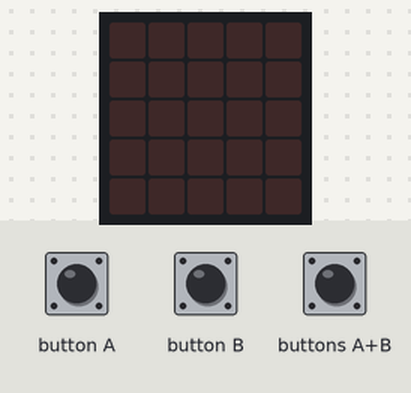
A program run on a simulated BBC micro:bit (MakeCode). On the bench: the board's 5×5 LED display. The inputs (shaded band) are chosen by the test bench.

Above: at 1.2 s.
1.3 s: button A pressed for 0.15 s
At 1.65 s:
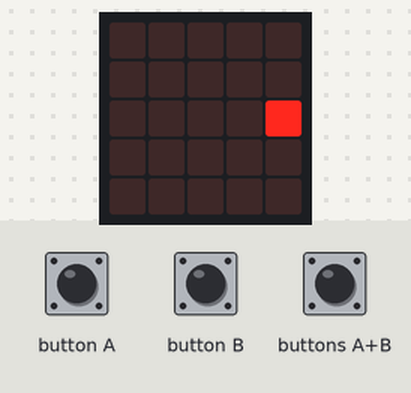
4.3 s: button B pressed for 0.15 s
At 5.65 s:
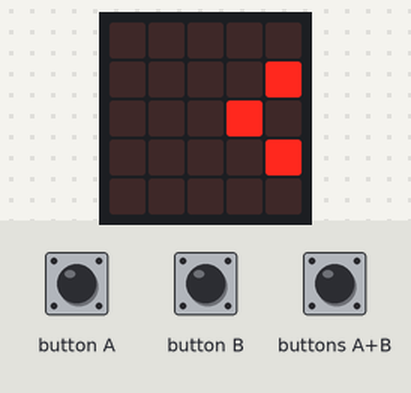
7.4 s: buttons A+B pressed for 0.15 s
At 10.05 s:
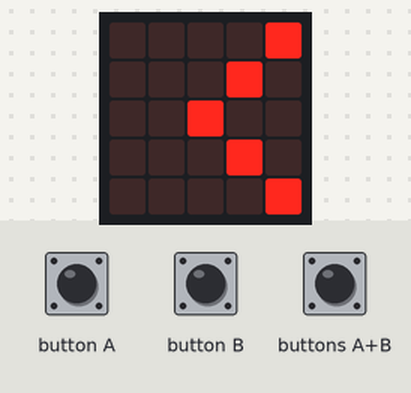
Timing chart, 0 to 11.6 s (numbered marks = the images above; inputs shaded):
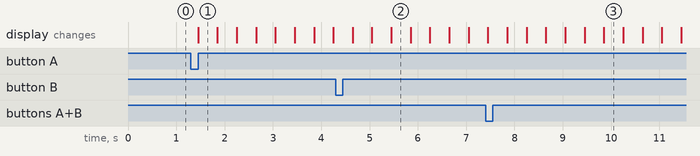

The program:

main.ts
```typescript
input.onButtonPressed(Button.A, function () {
    basic.showLeds(`
        . . . . .
        . . . . .
        . . . . #
        . . . . .
        . . . . .
        `)
    basic.showLeds(`
        . . . . .
        . . . . #
        . . . # .
        . . . . #
        . . . . .
        `)
    basic.showLeds(`
        . . . . #
        . . . # .
        . . # . .
        . . . # .
        . . . . #
        `)
    basic.showLeds(`
        . . . # #
        . . # # .
        . # # . .
        . . # # .
        . . . # #
        `)
    basic.showLeds(`
        . . # # .
        . # # . .
        # # . . .
        . # # . .
        . . # # .
        `)
    basic.showLeds(`
        . # # . .
        # # . . .
        # . . . .
        # # . . .
        . # # . .
        `)
    basic.showLeds(`
        # # . . .
        # . . . .
        . . . . .
        # . . . .
        # # . . .
        `)
    basic.showLeds(`
        # . . . .
        . . . . .
        . . . . .
        . . . . .
        # . . . .
        `)
    basic.showLeds(`
        . . . . .
        . . . . .
        . . . . .
        . . . . .
        . . . . .
        `)
})
input.onButtonPressed(Button.AB, function () {
    basic.showLeds(`
        . . . . .
        . . . . .
        . . . . #
        . . . . .
        . . . . .
        `)
    basic.showLeds(`
        . . . . .
        . . . . #
        . . . # .
        . . . . #
        . . . . .
        `)
    basic.showLeds(`
        . . . . #
        . . . # .
        . . # . .
        . . . # .
        . . . . #
        `)
    basic.showLeds(`
        . . . # .
        . . # . .
        . # . . #
        . . # . .
        . . . # .
        `)
    basic.showLeds(`
        . . # . #
        . # . # .
        # . # . .
        . # . # .
        . . # . #
        `)
    basic.showLeds(`
        . # . # .
        # . # . .
        . # . . .
        # . # . .
        . # . # .
        `)
    basic.showLeds(`
        # . # . .
        . # . . .
        # . . . .
        . # . . .
        # . # . .
        `)
    basic.showLeds(`
        . # . . .
        # . . . .
        . . . . .
        # . . . .
        . # . . .
        `)
    basic.showLeds(`
        # . . . .
        . . . . .
        . . . . .
        . . . . .
        # . . . .
        `)
    basic.showLeds(`
        . . . . .
        . . . . .
        . . . . .
        . . . . .
        . . . . .
        `)
    basic.showLeds(`
        . . . . .
        . . . . .
        . . . . #
        . . . . .
        . . . . .
        `)
    basic.showLeds(`
        . . . . .
        . . . . #
        . . . # .
        . . . . #
        . . . . .
        `)
    basic.showLeds(`
        . . . . #
        . . . # .
        . . # . .
        . . . # .
        . . . . #
        `)
    basic.showLeds(`
        . . . # #
        . . # # .
        . # # . .
        . . # # .
        . . . # #
        `)
    basic.showLeds(`
        . . # # .
        . # # . .
        # # . . .
        . # # . .
        . . # # .
        `)
    basic.showLeds(`
        . # # . .
        # # . . .
        # . . . .
        # # . . .
        . # # . .
        `)
    basic.showLeds(`
        # # . . .
        # . . . .
        . . . . .
        # . . . .
        # # . . .
        `)
    basic.showLeds(`
        # . . . .
        . . . . .
        . . . . .
        . . . . .
        # . . . .
        `)
    basic.showLeds(`
        . . . . .
        . . . . .
        . . . . .
        . . . . .
        . . . . .
        `)
})
input.onButtonPressed(Button.B, function () {
    basic.showLeds(`
        . . . . .
        . . . . .
        . . . . #
        . . . . .
        . . . . .
        `)
    basic.showLeds(`
        . . . . .
        . . . . #
        . . . # .
        . . . . #
        . . . . .
        `)
    basic.showLeds(`
        . . . . #
        . . . # .
        . . # . .
        . . . # .
        . . . . #
        `)
    basic.showLeds(`
        . . . # .
        . . # . .
        . # . . #
        . . # . .
        . . . # .
        `)
    basic.showLeds(`
        . . # . #
        . # . # .
        # . # . .
        . # . # .
        . . # . #
        `)
    basic.showLeds(`
        . # . # .
        # . # . .
        . # . . .
        # . # . .
        . # . # .
        `)
    basic.showLeds(`
        # . # . .
        . # . . .
        # . . . .
        . # . . .
        # . # . .
        `)
    basic.showLeds(`
        . # . . .
        # . . . .
        . . . . .
        # . . . .
        . # . . .
        `)
    basic.showLeds(`
        # . . . .
        . . . . .
        . . . . .
        . . . . .
        # . . . .
        `)
    basic.showLeds(`
        . . . . .
        . . . . .
        . . . . .
        . . . . .
        . . . . .
        `)
})
```

test.ts
```typescript
// 테스트는 여기로 이동합니다; 이 패키지가 확장으로 사용될 때 컴파일되지 않을 것 입니다.
```

Measured:
- after the input at 1.3 s, the display: changes after 0.15 s (image 1)
- after the input at 4.3 s, the display: first differs from a run without the input after 0.75 s (image 2 shows a later state)
- after the input at 7.4 s, the display: first differs from a run without the input after 1.7 s (image 3 shows a later state)
- what the display in image 1 shows lasts 0.4 s, from 1.5 s to 1.9 s
